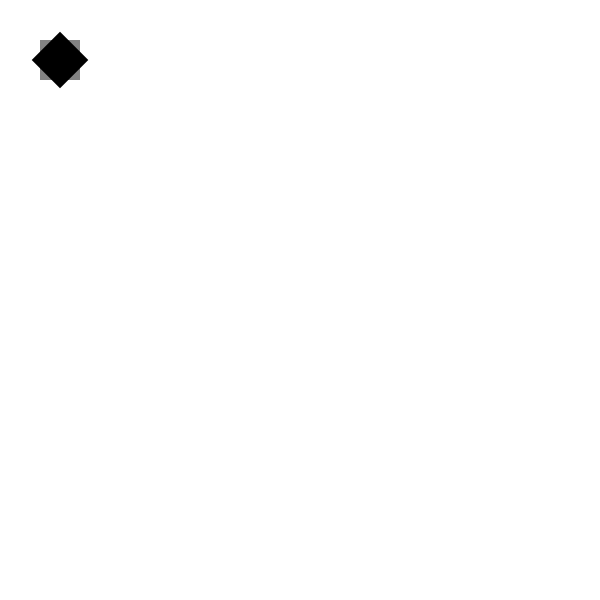
Frame 1 (no input)
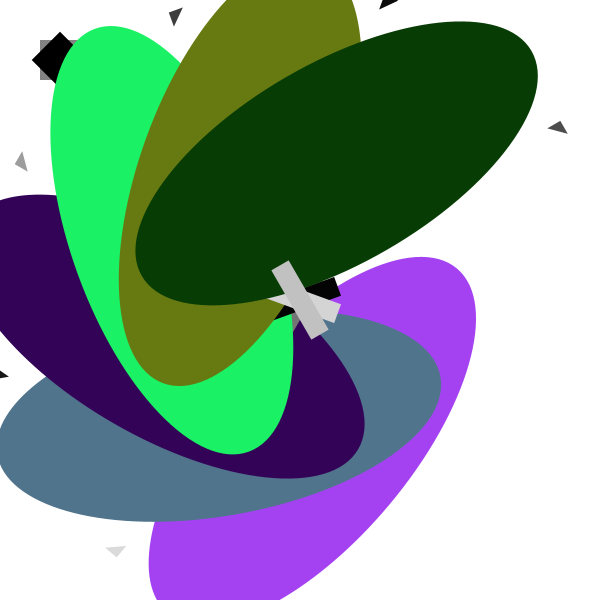
Frame 60 (the mouse pressed at the canvas centre just before this capture)
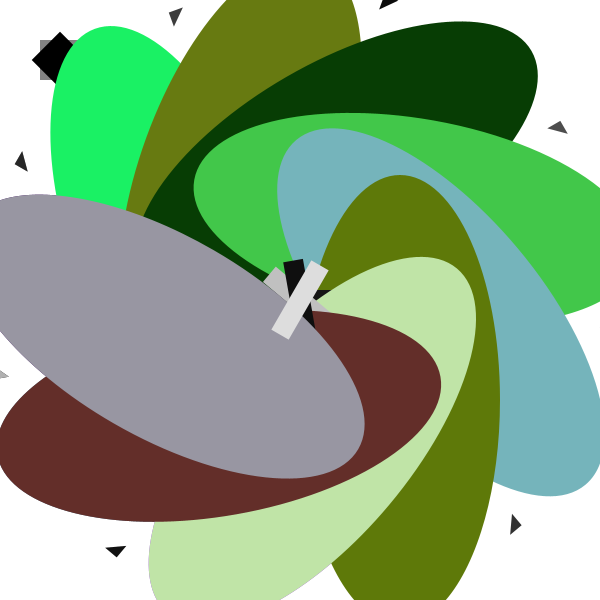
Frame 120 (the mouse held since frame 60 and released just before this capture)

The Processing sketch that drew these frames (run headless with seeded random() and noise(); from frame 60 on, the mouse is pressed at the canvas centre):

// Processing sketch: rotation2
// ── rotation2.pde
int x, y;


void setup(){
  size(600, 600);
  background(255);
  
  x = 300;
  y = 300;
  
  smooth();
  fill(130);
  noStroke();
  rect(40,40,40,40);
  rectMode(CENTER);
  
  pushMatrix();
  translate(60, 60);
  rectMode(CENTER);
  rotate(radians(45));
  fill(0);
  rect(0, 0, 40, 40);
  popMatrix();
  
  ellipseMode(CENTER);
  
}

void draw(){
  //if whatever inside the parenthesis is true then
  //do whatever is inside the curly brackets
  int x = 10;
  if(frameCount % 10 == 0){
  fill(random(0,255), random(0, 255), random(0,255));
  pushMatrix();
  translate(300, 300);
  rotate(radians(frameCount*4 % 360));
  ellipse(100, 100, 200, 450);
  fill(random(0,255));
  rect(0, 0, 80, 20);
  popMatrix();
  
  pushMatrix();
  translate(300, 300);
  rotate(radians(frameCount*4 % 360));
  fill(random(0,255));

  triangle(x+15, y, x, y + 15, x + 15, y + 15); 
  popMatrix();
  }
}
